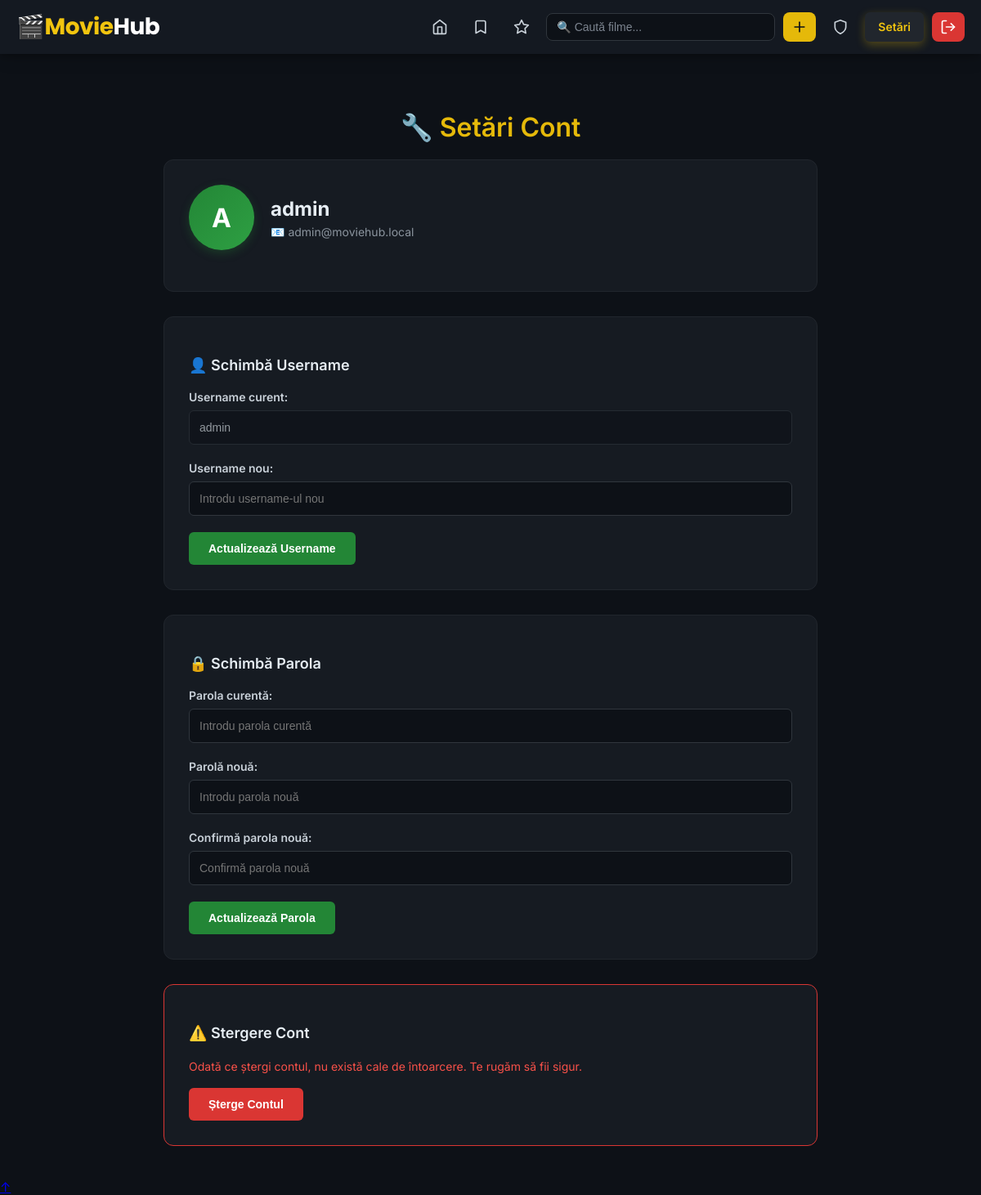
The app's page /studenti/settings.php (signed in) with its own data.
### tables this page shows
CREATE TABLE IF NOT EXISTS users (
  id INT UNSIGNED AUTO_INCREMENT PRIMARY KEY,
  username VARCHAR(50) NOT NULL UNIQUE,
  email VARCHAR(120) NOT NULL UNIQUE,
  password_hash VARCHAR(255) NOT NULL,
  role ENUM('admin','user') NOT NULL DEFAULT 'user',
  remember_token VARCHAR(255) DEFAULT NULL,
  created_at TIMESTAMP DEFAULT CURRENT_TIMESTAMP,
  updated_at TIMESTAMP DEFAULT CURRENT_TIMESTAMP ON UPDATE CURRENT_TIMESTAMP
);

### studenti/settings.php (the view, shortened to what this page needs)
<?php
$pdo = db();
$currentUserId = $_SESSION['user_id'] ?? null;
$currentUserRole = $_SESSION['user_role'] ?? 'user';
$assetVersionCss = file_exists(__DIR__ . '/style.css') ? filemtime(__DIR__ . '/style.css') : time();
$userRow = null;
if ($currentUserId) {
  $stmt = $pdo->prepare('SELECT username, email FROM users WHERE id = :id LIMIT 1');
  $stmt->execute(['id' => $currentUserId]);
  $userRow = $stmt->fetch(PDO::FETCH_ASSOC);
}
$currentUserName = $userRow['username'] ?? $_SESSION['user'];
$currentUserEmail = $userRow['email'] ?? '';
?>
<!DOCTYPE html>
<html lang="ro">
<head>
  <link rel="stylesheet" href="style.css?v=<?php echo $assetVersionCss; ?>">
</head>
<body data-page="settings" data-user-id="<?php echo $currentUserId ?? 0; ?>" data-user-role="<?php echo htmlspecialchars($currentUserRole, ENT_QUOTES); ?>">
  <header class="main-header">
    <a href="index.php" class="logo" aria-label="Înapoi la Home">🎬 <span class="logo-movie">Movie</span><span class="logo-hub">Hub</span></a>
    <nav>
      <a href="index.php" class="nav-link nav-home">
        <svg xmlns="http://www.w3.org/2000/svg" width="20" height="20" viewBox="0 0 24 24" fill="none" stroke="currentColor" stroke-width="2" stroke-linecap="round" stroke-linejoin="round"><path d="m3 9 9-7 9 7v11a2 2 0 0 1-2 2H5a2 2 0 0 1-2-2z"></path><polyline points="9 22 9 12 15 12 15 22"></polyline></svg>
      </a>
      <a href="watchlist.php" class="nav-link nav-watchlist">
        <svg xmlns="http://www.w3.org/2000/svg" width="20" height="20" viewBox="0 0 24 24" fill="none" stroke="currentColor" stroke-width="2" stroke-linecap="round" stroke-linejoin="round"><path d="m19 21-7-4-7 4V5a2 2 0 0 1 2-2h10a2 2 0 0 1 2 2z"></path></svg>
      </a>
      <div class="dropdown">
        <a href="javascript:void(0)" class="nav-link nav-toprated">
          <svg xmlns="http://www.w3.org/2000/svg" width="20" height="20" viewBox="0 0 24 24" fill="none" stroke="currentColor" stroke-width="2" stroke-linecap="round" stroke-linejoin="round"><polygon points="12 2 15.09 8.26 22 9.27 17 14.14 18.18 21.02 12 17.77 5.82 21.02 7 14.14 2 9.27 8.91 8.26 12 2"></polygon></svg>
        </a>
      </div>
      <div class="search-container">
        <input type="text" id="search" placeholder="🔍 Caută filme...">
      </div>
      <button id="addMovieBtn">
        <svg xmlns="http://www.w3.org/2000/svg" width="20" height="20" viewBox="0 0 24 24" fill="none" stroke="currentColor" stroke-width="2" stroke-linecap="round" stroke-linejoin="round"><path d="M5 12h14"></path><path d="M12 5v14"></path></svg>
      </button>
      <?php if ($currentUserRole === 'admin'): ?>
      <a href="admin.php" class="nav-link nav-admin" title="Panou administrator">
        <svg xmlns="http://www.w3.org/2000/svg" width="20" height="20" viewBox="0 0 24 24" fill="none" stroke="currentColor" stroke-width="2" stroke-linecap="round" stroke-linejoin="round"><path d="M12 22s8-4 8-10V5l-8-3-8 3v7c0 6 8 10 8 10z"></path></svg>
      </a>
      <?php endif; ?>
      <a href="settings.php" class="nav-link nav-settings active">
      </a>
      <a href="logout.php" class="logout-btn">
      </a>
    </nav>
  </header>
  <main class="content settings-content">
    <h2 class="page-title">🔧 Setări Cont</h2>
    <div class="settings-container">
      <div class="settings-section">
        <div class="settings-header">
          <div class="user-avatar-large">
            <?php echo strtoupper(substr($currentUserName, 0, 1)); ?>
          </div>
          <div class="user-info">
            <h3><?php echo htmlspecialchars($currentUserName); ?></h3>
            <p class="user-status">📧 <?php echo htmlspecialchars($currentUserEmail ?: 'Email indisponibil'); ?></p>
          </div>
        </div>
      </div>
      <div class="settings-section">
        <h3 class="section-title">👤 Schimbă Username</h3>
        <form id="changeUsernameForm" class="settings-form">
          <div class="form-group">
            <label for="currentUsername">Username curent:</label>
            <input type="text" id="currentUsername" value="<?php echo htmlspecialchars($currentUserName); ?>" disabled>
          </div>
          <div class="form-group">
            <label for="newUsername">Username nou:</label>
            <input type="text" id="newUsername" name="newUsername" placeholder="Introdu username-ul nou" required>
          </div>
          <button type="submit" class="settings-btn">Actualizează Username</button>
        </form>
      </div>
      <div class="settings-section">
        <h3 class="section-title">🔒 Schimbă Parola</h3>
        <form id="changePasswordForm" class="settings-form">
          <div class="form-group">
            <label for="currentPassword">Parola curentă:</label>
            <input type="password" id="currentPassword" name="currentPassword" placeholder="Introdu parola curentă" required>
          </div>
          <div class="form-group">
            <label for="newPassword">Parolă nouă:</label>
            <input type="password" id="newPassword" name="newPassword" placeholder="Introdu parola nouă" required>
          </div>
          <div class="form-group">
            <label for="confirmPassword">Confirmă parola nouă:</label>
            <input type="password" id="confirmPassword" name="confirmPassword" placeholder="Confirmă parola nouă" required>
          </div>
          <button type="submit" class="settings-btn">Actualizează Parola</button>
        </form>
      </div>
      <div class="settings-section danger-section">
        <h3 class="section-title">⚠️ Stergere Cont</h3>
        <p class="danger-text">Odată ce ștergi contul, nu există cale de întoarcere. Te rugăm să fii sigur.</p>
        <button id="deleteAccountBtn" class="settings-btn danger-btn">Șterge Contul</button>
      </div>
    </div>
  </main>
  <a href="#top" id="goToTop" class="go-to-top">↑</a>
</body>
</html>

### records on screen
users: username "A", username "admin", email "admin@moviehub.local"
